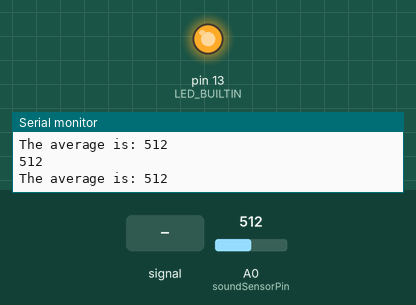
Recording of a sketch running on a simulated Arduino Uno, built with avr-gcc and run on an emulated ATmega328P. Parts: output pins drawn as LEDs (lit = HIGH), the last lines printed to the serial monitor. The inputs (shaded band) are chosen by the test bench; at power-on: A0 (soundSensorPin) = 512.

Above: at 1.2 s.
1.3 s: A0 (soundSensorPin) fed a 200 Hz sine of ±460 counts around its level
3.1 s: A0 (soundSensorPin) set to 340
6.1 s: A0 (soundSensorPin) set to 318
At 8.4 s:
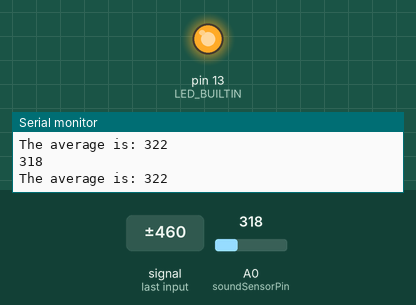
9.1 s: A0 (soundSensorPin) fed a 2 Hz sine of ±306 counts around its level
At 9.24 s:
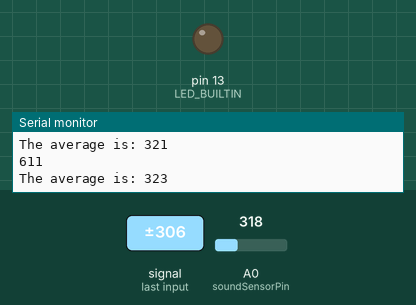
12.1 s: A0 (soundSensorPin) set to 1023
15.1 s: A0 (soundSensorPin) set to 997
18.1 s: A0 (soundSensorPin) set to 968
At 19.9 s:
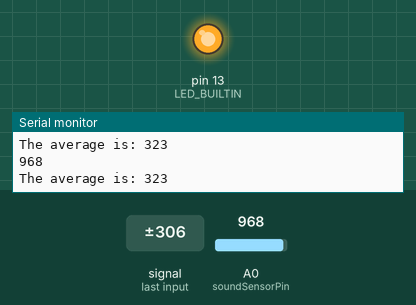
Timing chart, 0 to 21.4 s (numbered marks = the images above; inputs shaded):
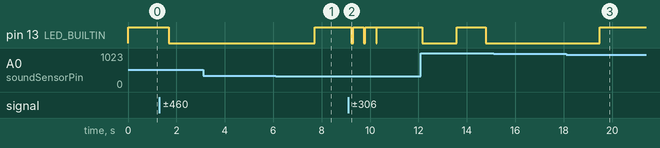

The sketch:

sketch_smallsound_test.ino
```cpp
const int soundSensorPin = A0;
const int BUFFER_SIZE = 100;
int buffer[BUFFER_SIZE];
#define LED_PIN1 6
#define LED_PIN2 7
#define LED_PIN3 8
int index = 0;
int sum = 0;
int count = 0;

void setup() {
  pinMode(LED_BUILTIN, OUTPUT);
  Serial.begin(9600);
  for (int i = 0; i < BUFFER_SIZE; i++) {
    buffer[i] = 0;
  }
}

void loop() {
  int soundValue = analogRead(soundSensorPin);
  Serial.println(soundValue);

  // Subtract the oldest value from the sum
  sum -= buffer[index];

  // Update the buffer with the new value
  buffer[index] = soundValue;

  // Add the new value to the sum
  sum += soundValue;

  // Move to the next position in the buffer
  index = (index + 1) % BUFFER_SIZE;

  // Keep track of the number of valid readings
  if (count < BUFFER_SIZE) {
    count++;
  }
  // Calculate the average
  int average = sum / count;

  Serial.print("The average is: ");
  Serial.println(average);

  int threshold = 10;
  if (average > threshold) {
    digitalWrite(LED_BUILTIN, HIGH);
  }else{
    digitalWrite(LED_BUILTIN, LOW);
  }
  if(average <= 10 ){
    digitalWrite(LED_PIN1, HIGH);
  }else{
    digitalWrite(LED_PIN1, LOW);
  }
  if(average <= 20 && average > 10){
      digitalWrite(LED_PIN2, HIGH);
    }else{
      digitalWrite(LED_PIN2, LOW);}
    if(average >21){
      digitalWrite(LED_PIN3, HIGH);
    }else{digitalWrite(LED_PIN3, LOW);}


}
```

Measured:
- after the input at 6.1 s, pin 13 (LED_BUILTIN): LOW → HIGH after 1.6 s
- after the input at 9.1 s, pin 13 (LED_BUILTIN): goes LOW 0.08 s, HIGH 0.43 s, LOW 0.06 s, HIGH 0.46 s, LOW 0.03 s, then HIGH, starting after 0.13 s
- after the input at 18.1 s, pin 13 (LED_BUILTIN): LOW → HIGH after 1.4 s
